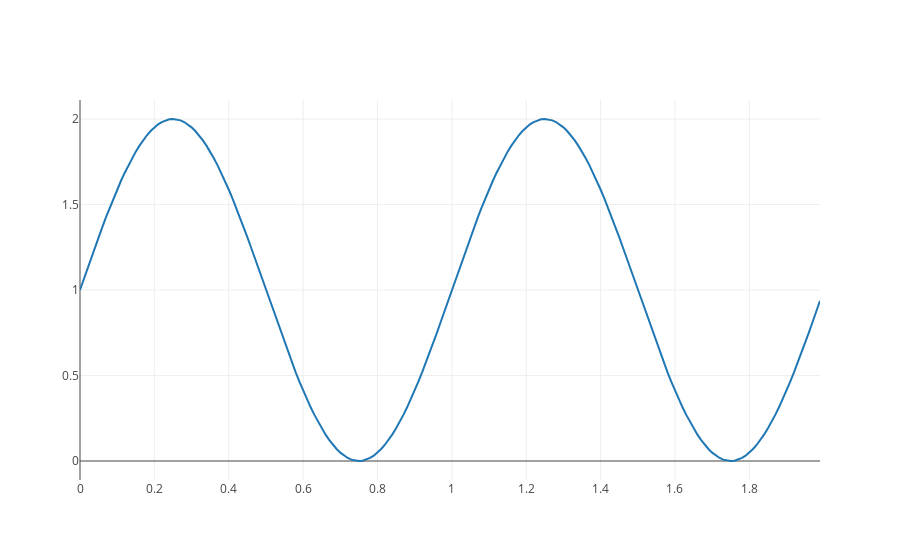

Notebook cell for this chart:
### Code cell
import plotly

data = [go.Scatter(x=t, y=s)]
plotly.offline.iplot(data)

### Figure 1 — Plotly figure (JSON) as saved in the notebook; plotly's stock layout.template omitted (floating-point values rounded to 4 significant figures; data arrays with more than 128 entries replaced by an {"elided": "..."} marker saying what was removed)
{"data": [{"type": "scatter", "uid": "4b2f7267-4f42-4b9f-ac12-da65b47c4e28", "x": {"elided": "200 float values"}, "y": {"elided": "200 float values"}}], "layout": {"autosize": true, "xaxis": {"autorange": true, "range": [0, 1.99], "type": "linear"}, "yaxis": {"autorange": true, "range": [-0.1111, 2.111], "type": "linear"}}}
